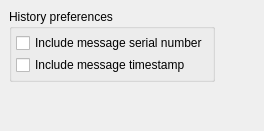
         <widget class="QWidget" name="Reports" >
          <layout class="QGridLayout" >
           <property name="margin" >
            <number>9</number>
           </property>
           <property name="spacing" >
            <number>6</number>
           </property>
           <item row="0" column="0" >
            <layout class="QVBoxLayout" >
             <property name="margin" >
              <number>0</number>
             </property>
             <property name="spacing" >
              <number>4</number>
             </property>
             <item>
              <widget class="QGroupBox" name="groupBox17" >
               <property name="title" >
                <string>History preferences</string>
               </property>
               <layout class="QGridLayout" >
                <property name="margin" >
                 <number>4</number>
                </property>
                <property name="spacing" >
                 <number>2</number>
                </property>
                <item row="0" column="0" colspan="2" >
                 <widget class="QCheckBox" name="msg_serial_number_checkbox" >
                  <property name="text" >
                   <string>Include message serial number</string>
                  </property>
                 </widget>
                </item>
                <item row="1" column="0" colspan="2" >
                 <widget class="QCheckBox" name="msg_timestamp_checkbox" >
                  <property name="text" >
                   <string>Include message timestamp</string>
                  </property>
                 </widget>
                </item>
               </layout>
              </widget>
             </item>
             <item>
              <spacer>
               <property name="orientation" >
                <enum>Qt::Vertical</enum>
               </property>
               <property name="sizeHint" >
                <size>
                 <width>20</width>
                 <height>40</height>
                </size>
               </property>
              </spacer>
             </item>
            </layout>
           </item>
           <item row="0" column="1" >
            <spacer>
             <property name="orientation" >
              <enum>Qt::Horizontal</enum>
             </property>
             <property name="sizeHint" >
              <size>
               <width>40</width>
               <height>20</height>
              </size>
             </property>
            </spacer>
           </item>
          </layout>
         </widget>
